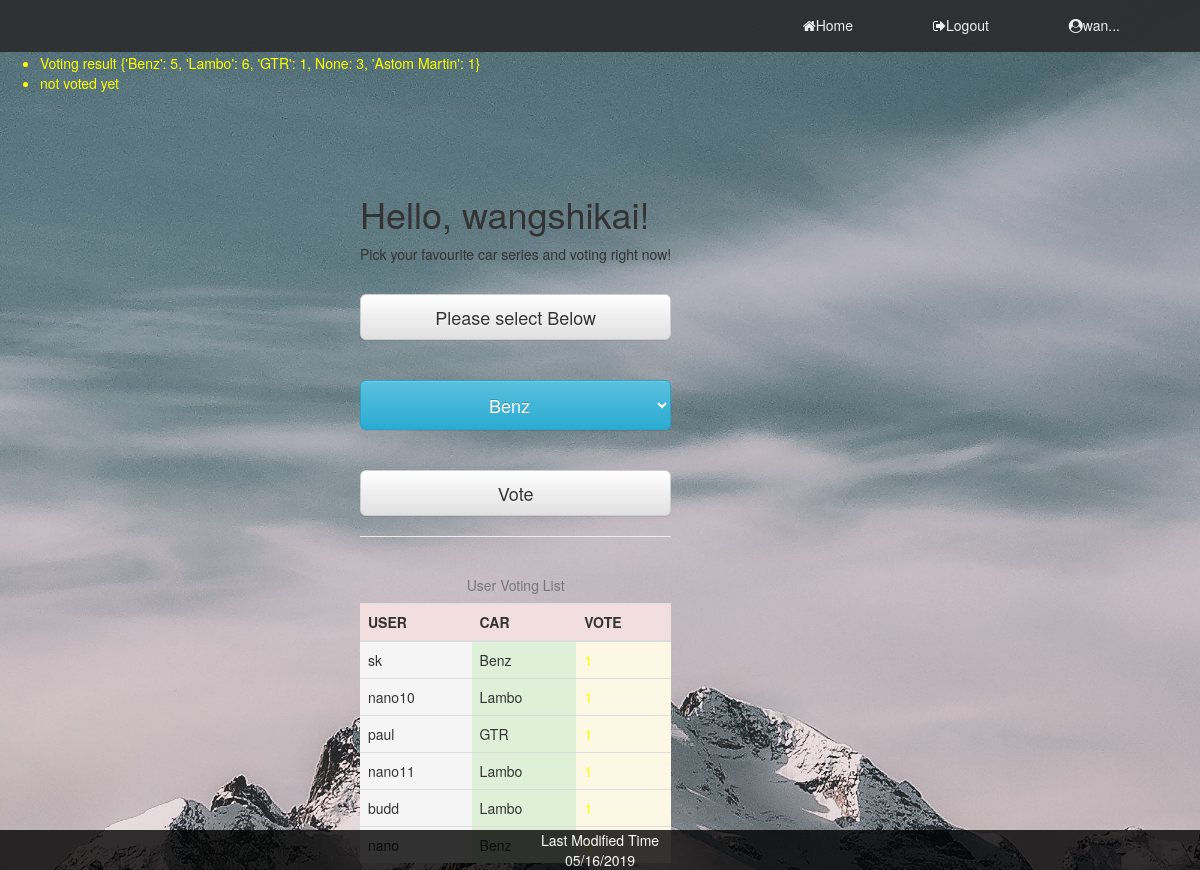
The page /index (signed in) on the database its author committed.
### app/models.py (models this page shows, shortened)
class User(UserMixin, db.Model):
    id = db.Column(db.Integer, primary_key=True)
    username = db.Column(db.String(64), index=True, unique=True)
    email = db.Column(db.String(120), index=True, unique=True)
    admin = db.Column(db.Boolean, default=False, nullable=False)
    preference = db.Column(db.String(320))
    password_hash = db.Column(db.String(128))
    record_id = relationship("Record", backref="user", lazy="dynamic")
    choice_id = relationship("Choice", backref="user", lazy="dynamic")
    def __repr__(self):
        print('<admin or not {}>'.format(self.admin))
        return '{}'.format(self.username)

class Choice(db.Model):
    id = db.Column(db.Integer, primary_key=True)
    chooseSeries = db.Column(db.String, db.ForeignKey('brand.carSeries'))
    vote = db.Column(db.Integer, default=False, nullable=False)
    UserId = db.Column(db.Integer, db.ForeignKey('user.id'), unique=True)

### app/routes.py (the view)
@app.route('/index')
@login_required
def index():
    car1 = []
    for i in db.session.query(Brand.carSeries).all():
        car1.append(i[0])
    carVote = {}
    for i in db.session.query(Choice.chooseSeries).all():
        carVote[i[0]] = carVote.get(i[0], 0) + 1
    flash("Voting result " + str(carVote))
    user = []
    for i in db.session.query(Choice.UserId).all():
        user.append(i[0])
    for i in user:
        if current_user.id in user:
            choice = Choice(chooseSeries=select, UserId = current_user.id, vote=1)
            flash("current user have voted")
            break
        else:
            flash("not voted yet")
            choice = Choice(chooseSeries=select, UserId = current_user.id, vote=0)
            break
    tableCar=[]
    tableVote=[]
    for i in db.session.query(Choice.chooseSeries).all():
        tableCar.append(i[0])
    for i in db.session.query(Choice.vote).all():
        tableVote.append(i[0])
    tableUser = []
    for i in db.session.query(User).join(Choice):
        tableUser.append(i)
    a = zip(tableUser,tableCar,tableVote)
    return render_template('index.html',title='Home', car1=car1, carVote = carVote, choice=choice, a=a)

### app/models.py (called while the page is built)
@login.user_loader
def load_user(id):
    return User.query.get(int(id))

### app/routes.py (called while the page is built)
@app.context_processor
def override_url_for():
    return dict(url_for=dated_url_for)

def dated_url_for(endpoint, **values):
    if endpoint == 'static':
        filename = values.get('filename', None)
        if filename:
            file_path = os.path.join(app.root_path,
                                     endpoint, filename)
            values['q'] = int(os.stat(file_path).st_mtime)
    return url_for(endpoint, **values)

### app/templates/index.html
{% extends "base.html" %}
{% block content %}
    <form method="POST" action="{{ url_for('select') }}">
    <div class="info">
        <h1>Hello, {{current_user.username}}!</h1>
        <p>Pick your favourite car series and voting right now!</p>
        <br>
        <div >
            <div >
                <span  class='btn btn-default btn-lg btn-block'>Please select Below</span>
                <br/>
                <br>
                    <select name="car_select" class="selectpicker show-tick btn btn-info btn-lg btn-block">
                        {% for i in car1 %}
                            <option>{{i}}</option>
                        {% endfor %}
                    </select>
            </div>
            <br><br>
            {% if choice.vote == 1 %}
            <button type="submit" class="btn btn-default btn-lg btn-block" disabled >You have already Voted</button>
            {% else %}
            <button type="submit" class="btn btn-default btn-lg btn-block" onclick="time()">Vote</button>
            {% endif %}
        </div>
        <table class="table">
            <caption style="text-align: center" >User Voting List</caption>
            <hr>
        <thread>
            <th class="danger">USER</th>
            <th class="danger">CAR</th>
            <th class="danger">VOTE</th>
        </thread>
        <tbody>
            {% for i,j,k in a %}
             <tr>
                 <td class="active">{{i}}</td>
                 <td class="success">{{j}}</td>
                 <td class="warning">{{k}}</td>
             </tr>
            {% endfor %}
        </tbody>
        </table>
    </div>
    </form>
{% endblock %}

### app/templates/base.html (shortened to what this page needs)
<!DOCTYPE html>
<html lang="en">
    <head>
        <link rel="stylesheet" type="text/css" href="{{ url_for('static', filename='style.css' )  }}">
        <link rel="stylesheet" href="https://maxcdn.bootstrapcdn.com/bootstrap/3.3.7/css/bootstrap.min.css" >
        <link rel="stylesheet" href="https://maxcdn.bootstrapcdn.com/bootstrap/3.3.7/css/bootstrap-theme.min.css">
        <link href="https://stackpath.bootstrapcdn.com/font-awesome/4.7.0/css/font-awesome.min.css" rel="stylesheet">
    </head>
    <body>
        <header>
            <nav>
                <ul>
                    <li><a href="{{ url_for('home') }}" class="active"><i class="fa fa-home"></i>Home</a></li>
                    {% if current_user.is_anonymous %}
                    <li><a href="{{ url_for('login') }}"><i class="fa fa-sign-in"></i>Log in</a></li>
                    {% else %}
                    <li><a href="{{ url_for('logout') }}"><i class="fa fa-sign-out"></i>Logout</a></li>
                    {% endif %}
                    {% if  current_user.username|length > 5 %}
                    <li><a ><i class="fa fa-user-circle"></i>{{ current_user.username[:3] }}...</a></li>
                    {% else %}
                    <li><a ><i class="fa fa-user-circle"></i>{{ current_user.username}}</a></li>
                    {% endif %}
                </ul>
            </nav>
        </header>
            {% with messages = get_flashed_messages() %}
            {% if messages %}
            <div class=warning>
            <ul>
                {% for message in messages %}
                <li>{{ message }} </li>
                {% endfor %}
            </ul>
            </div>
            {% endif %}
            {% endwith %}
        {% block content %}{% endblock %}
    </body>
    <footer>
    </footer>
</html>

### app/static/style.css (style rules this page uses)
body { background: url('Photo/mountain.jpg'); background-repeat: no-repeat; background-size: cover; height: 100%; background-attachment: fixed; margin: 0; padding: 0; font-family: poppins; }
header { background: rgb(43, 44, 43); top: 0; left: 0; width: 100%; box-sizing: border-box; padding: 0 40px; position: absolute; opacity: .9; }
header nav { float: right; }
header nav ul { margin: 0; padding: 0; display: flex; }
header nav ul li { list-style: none; }
header nav ul li a { height: 52px; line-height: 50px; padding: 0 40px; color: white; text-decoration: none; display: block; }
.warning { margin: 53px 0px; color: yellow; }
.info { position: absolute; top: 20%; left: 30%; }
footer { background: black; clear: both; position: fixed; bottom: 0; height: 40px; width: 100%; color: white; text-align: center; opacity: .8; }
.table { position: relative; top: 10px; }

### rows shown on the page
User: username "wan", username "wangshikai"
Choice: username "sk", chooseSeries "Benz", vote "1"
Choice: username "nano10", chooseSeries "Lambo", vote "1"
Choice: username "paul", chooseSeries "GTR", vote "1"
Choice: username "nano11", chooseSeries "Lambo", vote "1"
Choice: username "budd", chooseSeries "Lambo", vote "1"

### other values the page prints
{{ message }} "Voting result {'Benz': 5, 'Lambo': 6, 'GTR': 1, None: 3, 'Astom Martin': 1}" "not voted yet"
form field car_select "Benz"
